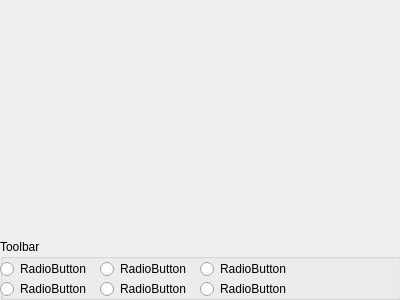
<?xml version="1.0" encoding="UTF-8"?>
<ui version="4.0">
 <class>toolbar</class>
 <widget class="QDialog" name="toolbar">
  <property name="geometry">
   <rect>
    <x>0</x>
    <y>0</y>
    <width>400</width>
    <height>300</height>
   </rect>
  </property>
  <property name="windowTitle">
   <string>Dialog</string>
  </property>
  <widget class="QGroupBox" name="groupBox">
   <property name="geometry">
    <rect>
     <x>0</x>
     <y>239</y>
     <width>401</width>
     <height>61</height>
    </rect>
   </property>
   <property name="title">
    <string>Toolbar</string>
   </property>
   <widget class="QRadioButton" name="radioButton">
    <property name="geometry">
     <rect>
      <x>0</x>
      <y>20</y>
      <width>102</width>
      <height>20</height>
     </rect>
    </property>
    <property name="text">
     <string>RadioButton</string>
    </property>
   </widget>
   <widget class="QRadioButton" name="radioButton_2">
    <property name="geometry">
     <rect>
      <x>100</x>
      <y>20</y>
      <width>102</width>
      <height>20</height>
     </rect>
    </property>
    <property name="text">
     <string>RadioButton</string>
    </property>
   </widget>
   <widget class="QRadioButton" name="radioButton_3">
    <property name="geometry">
     <rect>
      <x>200</x>
      <y>20</y>
      <width>102</width>
      <height>20</height>
     </rect>
    </property>
    <property name="text">
     <string>RadioButton</string>
    </property>
   </widget>
   <widget class="QRadioButton" name="radioButton_4">
    <property name="geometry">
     <rect>
      <x>0</x>
      <y>40</y>
      <width>102</width>
      <height>20</height>
     </rect>
    </property>
    <property name="text">
     <string>RadioButton</string>
    </property>
   </widget>
   <widget class="QRadioButton" name="radioButton_5">
    <property name="geometry">
     <rect>
      <x>100</x>
      <y>40</y>
      <width>102</width>
      <height>20</height>
     </rect>
    </property>
    <property name="text">
     <string>RadioButton</string>
    </property>
   </widget>
   <widget class="QRadioButton" name="radioButton_6">
    <property name="geometry">
     <rect>
      <x>200</x>
      <y>40</y>
      <width>102</width>
      <height>20</height>
     </rect>
    </property>
    <property name="text">
     <string>RadioButton</string>
    </property>
   </widget>
  </widget>
 </widget>
 <resources/>
 <connections/>
</ui>
